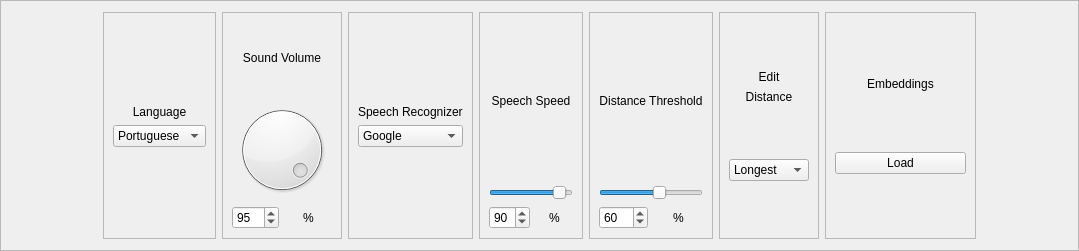
       <widget class="QFrame" name="frame_13">
        <property name="geometry">
         <rect>
          <x>9</x>
          <y>9</y>
          <width>1079</width>
          <height>251</height>
         </rect>
        </property>
        <property name="frameShape">
         <enum>QFrame::StyledPanel</enum>
        </property>
        <property name="frameShadow">
         <enum>QFrame::Raised</enum>
        </property>
        <layout class="QHBoxLayout" name="horizontalLayout_3">
         <item>
          <spacer name="horizontalSpacer_10">
           <property name="orientation">
            <enum>Qt::Horizontal</enum>
           </property>
           <property name="sizeHint" stdset="0">
            <size>
             <width>40</width>
             <height>20</height>
            </size>
           </property>
          </spacer>
         </item>
         <item>
          <widget class="QFrame" name="frame_23">
           <property name="frameShape">
            <enum>QFrame::StyledPanel</enum>
           </property>
           <property name="frameShadow">
            <enum>QFrame::Raised</enum>
           </property>
           <layout class="QVBoxLayout" name="verticalLayout">
            <item>
             <spacer name="verticalSpacer_2">
              <property name="orientation">
               <enum>Qt::Vertical</enum>
              </property>
              <property name="sizeHint" stdset="0">
               <size>
                <width>20</width>
                <height>40</height>
               </size>
              </property>
             </spacer>
            </item>
            <item>
             <widget class="QLabel" name="label_44">
              <property name="text">
               <string>Language</string>
              </property>
              <property name="alignment">
               <set>Qt::AlignCenter</set>
              </property>
             </widget>
            </item>
            <item>
             <widget class="QComboBox" name="comboBox_3">
              <item>
               <property name="text">
                <string>Portuguese</string>
               </property>
              </item>
              <item>
               <property name="text">
                <string>English</string>
               </property>
              </item>
             </widget>
            </item>
            <item>
             <spacer name="verticalSpacer">
              <property name="orientation">
               <enum>Qt::Vertical</enum>
              </property>
              <property name="sizeHint" stdset="0">
               <size>
                <width>20</width>
                <height>40</height>
               </size>
              </property>
             </spacer>
            </item>
           </layout>
          </widget>
         </item>
         <item>
          <widget class="QFrame" name="frame_29">
           <property name="frameShape">
            <enum>QFrame::StyledPanel</enum>
           </property>
           <property name="frameShadow">
            <enum>QFrame::Raised</enum>
           </property>
           <layout class="QGridLayout" name="gridLayout_49">
            <item row="3" column="0">
             <widget class="QSpinBox" name="spinBox">
              <property name="value">
               <number>95</number>
              </property>
             </widget>
            </item>
            <item row="3" column="1">
             <widget class="QLabel" name="label_116">
              <property name="font">
               <font>
                <weight>50</weight>
                <bold>false</bold>
               </font>
              </property>
              <property name="text">
               <string>%</string>
              </property>
              <property name="alignment">
               <set>Qt::AlignCenter</set>
              </property>
             </widget>
            </item>
            <item row="2" column="0" colspan="2">
             <widget class="QDial" name="dial">
              <property name="pageStep">
               <number>10</number>
              </property>
              <property name="value">
               <number>95</number>
              </property>
             </widget>
            </item>
            <item row="1" column="0" colspan="2">
             <widget class="QLabel" name="label_37">
              <property name="font">
               <font>
                <family>Ubuntu</family>
               </font>
              </property>
              <property name="text">
               <string>Sound Volume</string>
              </property>
              <property name="alignment">
               <set>Qt::AlignCenter</set>
              </property>
             </widget>
            </item>
           </layout>
          </widget>
         </item>
         <item>
          <widget class="QFrame" name="frame_14">
           <property name="frameShape">
            <enum>QFrame::StyledPanel</enum>
           </property>
           <property name="frameShadow">
            <enum>QFrame::Raised</enum>
           </property>
           <layout class="QVBoxLayout" name="verticalLayout_4">
            <item>
             <spacer name="verticalSpacer_3">
              <property name="orientation">
               <enum>Qt::Vertical</enum>
              </property>
              <property name="sizeHint" stdset="0">
               <size>
                <width>20</width>
                <height>40</height>
               </size>
              </property>
             </spacer>
            </item>
            <item>
             <widget class="QLabel" name="label_12">
              <property name="text">
               <string>Speech Recognizer</string>
              </property>
             </widget>
            </item>
            <item>
             <widget class="QComboBox" name="comboBox">
              <item>
               <property name="text">
                <string>Google</string>
               </property>
              </item>
              <item>
               <property name="text">
                <string>NAO</string>
               </property>
              </item>
             </widget>
            </item>
            <item>
             <spacer name="verticalSpacer_4">
              <property name="orientation">
               <enum>Qt::Vertical</enum>
              </property>
              <property name="sizeHint" stdset="0">
               <size>
                <width>20</width>
                <height>40</height>
               </size>
              </property>
             </spacer>
            </item>
           </layout>
          </widget>
         </item>
         <item>
          <widget class="QFrame" name="frame_44">
           <property name="frameShape">
            <enum>QFrame::StyledPanel</enum>
           </property>
           <property name="frameShadow">
            <enum>QFrame::Raised</enum>
           </property>
           <layout class="QGridLayout" name="gridLayout_54">
            <item row="2" column="0">
             <widget class="QSpinBox" name="spinBox_3">
              <property name="value">
               <number>90</number>
              </property>
             </widget>
            </item>
            <item row="2" column="1">
             <widget class="QLabel" name="label_117">
              <property name="text">
               <string>%</string>
              </property>
              <property name="alignment">
               <set>Qt::AlignCenter</set>
              </property>
             </widget>
            </item>
            <item row="1" column="0" colspan="2">
             <widget class="QSlider" name="speechSpeed_HorizontalSlider">
              <property name="maximum">
               <number>99</number>
              </property>
              <property name="singleStep">
               <number>1</number>
              </property>
              <property name="value">
               <number>90</number>
              </property>
              <property name="orientation">
               <enum>Qt::Horizontal</enum>
              </property>
             </widget>
            </item>
            <item row="0" column="0" colspan="2">
             <widget class="QLabel" name="label_69">
              <property name="text">
               <string>Speech Speed</string>
              </property>
              <property name="alignment">
               <set>Qt::AlignCenter</set>
              </property>
             </widget>
            </item>
           </layout>
          </widget>
         </item>
         <item>
          <widget class="QFrame" name="frame_16">
           <property name="frameShape">
            <enum>QFrame::StyledPanel</enum>
           </property>
           <property name="frameShadow">
            <enum>QFrame::Raised</enum>
           </property>
           <layout class="QGridLayout" name="gridLayout_55">
            <item row="3" column="1">
             <widget class="QLabel" name="label_118">
              <property name="text">
               <string>%</string>
              </property>
              <property name="alignment">
               <set>Qt::AlignCenter</set>
              </property>
             </widget>
            </item>
            <item row="1" column="0" colspan="2">
             <widget class="QSlider" name="distThresHorizontalSlider">
              <property name="maximum">
               <number>100</number>
              </property>
              <property name="singleStep">
               <number>1</number>
              </property>
              <property name="value">
               <number>60</number>
              </property>
              <property name="orientation">
               <enum>Qt::Horizontal</enum>
              </property>
             </widget>
            </item>
            <item row="0" column="0" colspan="2">
             <widget class="QLabel" name="label_10">
              <property name="text">
               <string>Distance Threshold</string>
              </property>
              <property name="alignment">
               <set>Qt::AlignCenter</set>
              </property>
             </widget>
            </item>
            <item row="3" column="0">
             <widget class="QSpinBox" name="diag_dist_thres_spinBox">
              <property name="toolTip">
               <string>Maximum</string>
              </property>
              <property name="maximum">
               <number>100</number>
              </property>
              <property name="value">
               <number>60</number>
              </property>
             </widget>
            </item>
           </layout>
          </widget>
         </item>
         <item>
          <widget class="QFrame" name="frame_15">
           <property name="frameShape">
            <enum>QFrame::StyledPanel</enum>
           </property>
           <property name="frameShadow">
            <enum>QFrame::Raised</enum>
           </property>
           <layout class="QVBoxLayout" name="verticalLayout_5">
            <item>
             <spacer name="verticalSpacer_5">
              <property name="orientation">
               <enum>Qt::Vertical</enum>
              </property>
              <property name="sizeHint" stdset="0">
               <size>
                <width>20</width>
                <height>40</height>
               </size>
              </property>
             </spacer>
            </item>
            <item>
             <widget class="QLabel" name="label_9">
              <property name="text">
               <string>Edit</string>
              </property>
              <property name="alignment">
               <set>Qt::AlignCenter</set>
              </property>
             </widget>
            </item>
            <item>
             <widget class="QLabel" name="label_237">
              <property name="text">
               <string>Distance</string>
              </property>
              <property name="alignment">
               <set>Qt::AlignCenter</set>
              </property>
             </widget>
            </item>
            <item>
             <spacer name="verticalSpacer_40">
              <property name="orientation">
               <enum>Qt::Vertical</enum>
              </property>
              <property name="sizeHint" stdset="0">
               <size>
                <width>20</width>
                <height>40</height>
               </size>
              </property>
             </spacer>
            </item>
            <item>
             <widget class="QComboBox" name="levModeComboBox">
              <item>
               <property name="text">
                <string>Longest</string>
               </property>
              </item>
              <item>
               <property name="text">
                <string>Minimum</string>
               </property>
              </item>
             </widget>
            </item>
            <item>
             <spacer name="verticalSpacer_6">
              <property name="orientation">
               <enum>Qt::Vertical</enum>
              </property>
              <property name="sizeHint" stdset="0">
               <size>
                <width>20</width>
                <height>40</height>
               </size>
              </property>
             </spacer>
            </item>
           </layout>
          </widget>
         </item>
         <item>
          <widget class="QFrame" name="frame_55">
           <property name="minimumSize">
            <size>
             <width>151</width>
             <height>0</height>
            </size>
           </property>
           <property name="frameShape">
            <enum>QFrame::StyledPanel</enum>
           </property>
           <property name="frameShadow">
            <enum>QFrame::Raised</enum>
           </property>
           <layout class="QVBoxLayout" name="verticalLayout_30">
            <item>
             <spacer name="verticalSpacer_42">
              <property name="orientation">
               <enum>Qt::Vertical</enum>
              </property>
              <property name="sizeHint" stdset="0">
               <size>
                <width>20</width>
                <height>40</height>
               </size>
              </property>
             </spacer>
            </item>
            <item>
             <widget class="QLabel" name="label_236">
              <property name="text">
               <string>Embeddings</string>
              </property>
              <property name="alignment">
               <set>Qt::AlignCenter</set>
              </property>
             </widget>
            </item>
            <item>
             <spacer name="verticalSpacer_41">
              <property name="orientation">
               <enum>Qt::Vertical</enum>
              </property>
              <property name="sizeHint" stdset="0">
               <size>
                <width>20</width>
                <height>12</height>
               </size>
              </property>
             </spacer>
            </item>
            <item>
             <widget class="QPushButton" name="diag_load_embeddings_button">
              <property name="text">
               <string>Load</string>
              </property>
             </widget>
            </item>
            <item>
             <spacer name="verticalSpacer_43">
              <property name="orientation">
               <enum>Qt::Vertical</enum>
              </property>
              <property name="sizeHint" stdset="0">
               <size>
                <width>20</width>
                <height>40</height>
               </size>
              </property>
             </spacer>
            </item>
           </layout>
          </widget>
         </item>
         <item>
          <spacer name="horizontalSpacer_3">
           <property name="orientation">
            <enum>Qt::Horizontal</enum>
           </property>
           <property name="sizeHint" stdset="0">
            <size>
             <width>40</width>
             <height>20</height>
            </size>
           </property>
          </spacer>
         </item>
        </layout>
       </widget>
